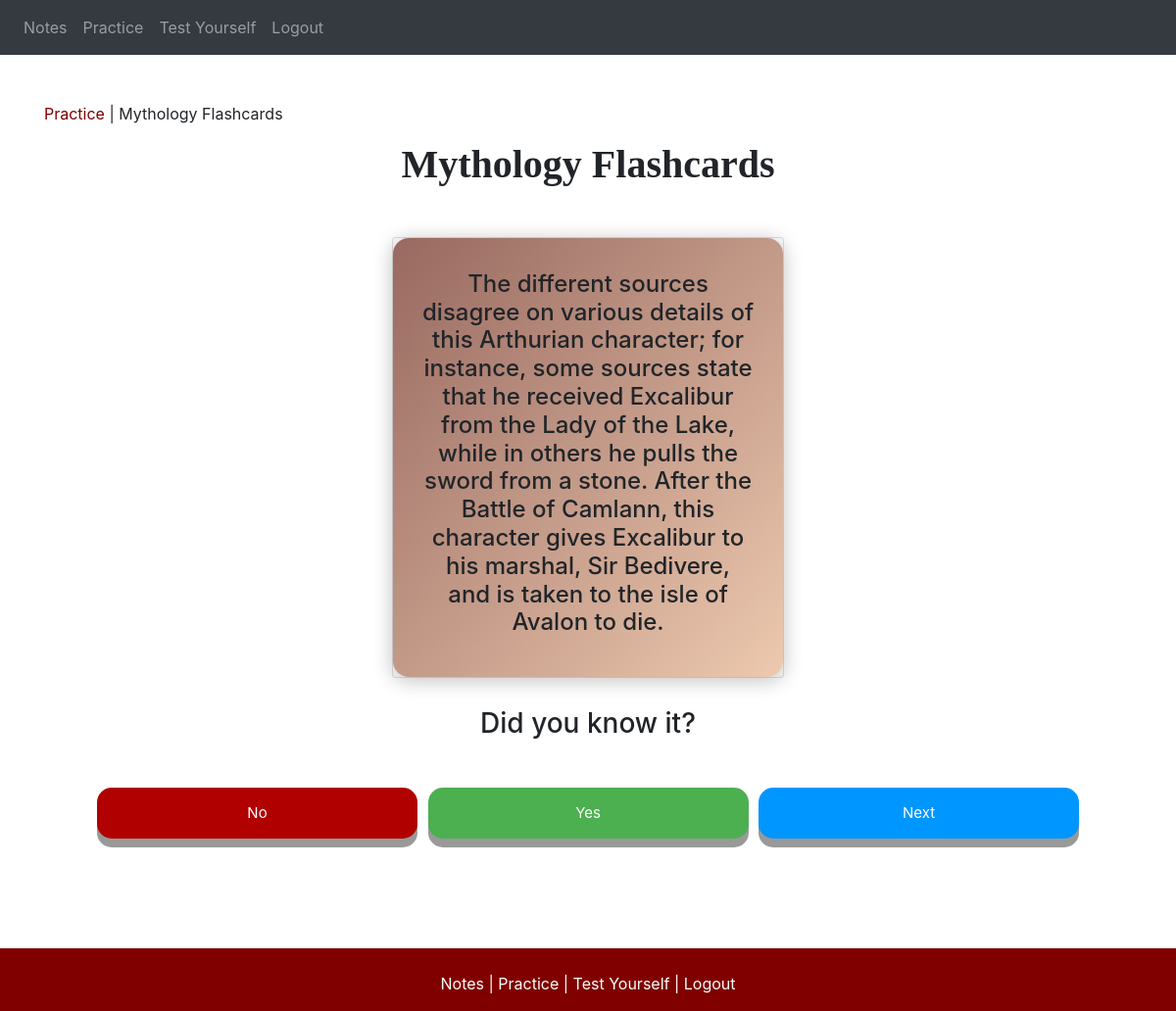
/practice/flashcards/mythology (signed in), run on the app's committed database.
### website/models.py (models this page shows)
class Mythologycard(db.Model):
    id=db.Column(db.Integer, primary_key=True)
    question=db.Column(db.String(1000))
    answer=db.Column(db.String(100))

### website/views.py (the view)
@views.route('/practice/flashcards/mythology')
@login_required
def flashcards_mythology():
    mythologycard  = Mythologycard.query.order_by(func.random()).limit(1)
    return render_template("practice/flashcards/mythology.html", user=current_user, mythologycard=mythologycard)

### website/__init__.py (called while the page is built)
def create_app():
    app=Flask(__name__)
    app.config['SECRET_KEY']='krossekrabbepizzaistdiepizzanurfuerdichundmich'
    app.config['SQLALCHEMY_DATABASE_URI']='sqlite:///database.db'   #Define database location
    db.init_app(app)
    from .views import views
    from .auth import auth
    app.register_blueprint(views, url_prefix='/')
    app.register_blueprint(auth, url_prefix='/')
    from .models import User
    create_database(app)
    login_manager=LoginManager()
    login_manager.login_view='auth.login'        #where to redirect if not logged in
    login_manager.init_app(app)                  #telling login manager which app is used
    @login_manager.user_loader
    def load_user(id):
        return User.query.get(int(id))
    return app

### website/templates/practice/flashcards/mythology.html
{% extends "base.html" %} {% block title %}Mythology Flashcards{% endblock %}
{% block content%}
<br />
<br />
<ul style="list-style-type:none; padding-left: 0;">
    <li style="display:inline"><a style="color: maroon;" href="/practice">Practice </a> | </li>
    <li style="display:inline">Mythology Flashcards</li>
</ul>
<form method="POST">
<h1 align="center" style="font-family: Cambria; font-weight: bold; ">Mythology Flashcards</h1>
<center>
    <div class="card">
		<div class="card__inner">
			<div class="card__face card__face--front" style="padding-left: 30px; padding-right: 30px">
				<center>
					<h4>
						{% for mythologycard in mythologycard %}
							{{ mythologycard.question }}
					</h4>
				</center>
			</div>
			<div class="card__face card__face--back">
				<div class="card__content">
					<div class="card__header">
					</div>
					<div class="card__body">
						<center>
							<h2>
    							{{ mythologycard.answer }}
  								{% endfor %}
							</h2>
						</center>
					</div>
				</div>
			</div>
		</div>
	</div>
</center>
</form>
<h3 style="margin-top: 30px;" align="center" >Did you know it?</h3>
<div class="button_list" style="margin-bottom: 150px;">
	<div class="table">
		<ul style="list-style-type:none;" align="center">
			<li style="display: inline-block; width: 30%; padding: 10px 3px;"><button type="button" class='button' style="background-color: #B00000;">No</button></li>
			<li style="display: inline-block; width: 30%; padding: 10px 3px;"><button type="button" class='button' style="background-color: #4CAF50;">Yes</button></li>
			<li style="display: inline-block; width: 30%; padding: 10px 3px;"><button type="button" class='button' style="background-color: #0096FF;">Next</button></li>
		</ul>
	</div>
</div>
{% endblock %}

### website/static/styles.css (style rules this page uses)
.table { display: table; margin: 0 auto; }
:root { --primary:#986960; --secondary: #edc9af; --dark: #212121; --light: #F3F3F3; }
* { margin: 0; padding: 0; }
.card { margin: 50px auto 0; width: 400px; height: 450px; perspective: 1000px; }
.card__inner { width: 100%; height: 100%; transition: transform 1s; transform-style: preserve-3d; cursor: pointer; position: relative; }
.card__face { position: absolute; width: 100%; height: 100%; -webkit-backface-visibility: hidden; backface-visibility: hidden; overflow: hidden; border-radius: 16px; box-shadow: 0px 3px 18px 3px rgba(0, 0, 0, 0.2); }
.card__face--front { background-image: linear-gradient(to bottom right, var(--primary), var(--secondary)); display: flex; align-items: center; justify-content: center; }
.card__face--back { background-color: var(--light); transform: rotateY(180deg); }
.card__content { width: 100%; height: 100%; }
.card__header { position: relative; padding: 30px 30px 40px; }
.card__header:after { content: ''; display: block; position: absolute; top: 0; left: 0; right: 0; bottom: 0; background-image: linear-gradient(to bottom left, var(--primary) 10%, var(--secondary) 115%); z-index: -1; border-radius: 0px 0px 50% 0px; }
.card__body { padding: 30px; }
.button { padding: 15px; font-size: 15px; width: 100%; cursor: pointer; text-align: center; text-decoration: none; outline: none; color: #fff; border: none; border-radius: 15px; box-shadow: 0 9px #999; margin-top: 30px; }
.button_list { display: flex; width: 100%; overflow: hidden; bottom: 0; padding-left: 20px 0; }

### data on the page
Mythologycard: question "The different sources disagree on various details of this Arthurian character; for instance, some sources state that he received Excalibur from the Lady of the Lake, while in others he pulls the sword from a stone. After the Battle of Camlann, this character gives Excalibur to his marshal, Sir Bedivere, and is taken to the isle of Avalon to die.", answer "King Arthur"
